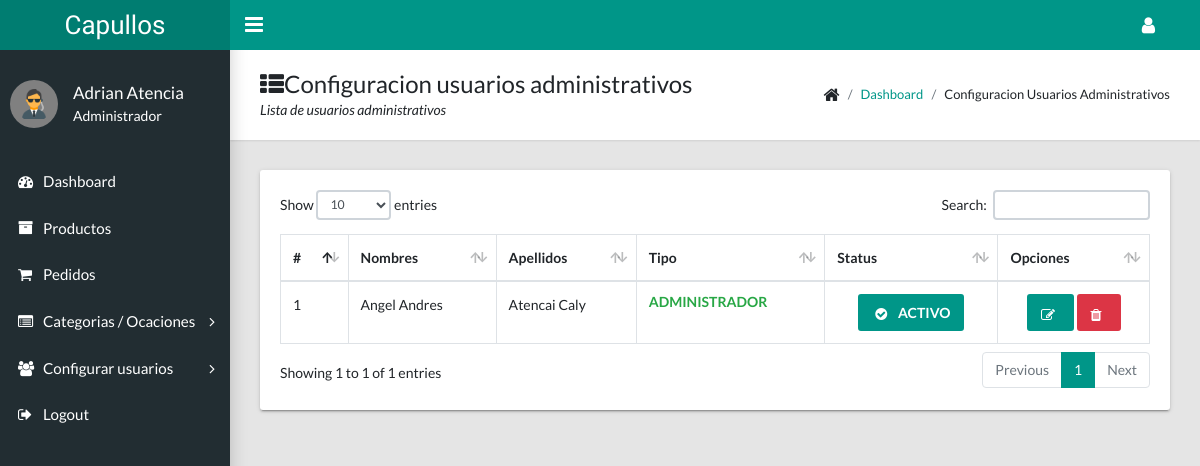
The app's page /admin/config_users.php with its own data.
### tables this page shows
CREATE TABLE `users` (
  `id_users` int(11) NOT NULL,
  `email` varchar(45) NOT NULL,
  `password` varchar(45) NOT NULL,
  `name` varchar(50) NOT NULL,
  `surname` varchar(55) NOT NULL,
  `address` varchar(45) DEFAULT NULL,
  `address2` varchar(45) DEFAULT NULL,
  `city` varchar(45) DEFAULT NULL,
  `departament` varchar(45) DEFAULT NULL,
  `country` varchar(45) DEFAULT NULL,
  `phone` varchar(45) DEFAULT NULL,
  `image_profile` varchar(45) NOT NULL,
  `type` enum('SUPER','ADMINISTRADOR','CLIENTE') NOT NULL,
  `status` enum('ACTIVE','INACTIVE') NOT NULL
);

### includes/sql.php (called while the page is built, shortened)
<?php
  require_once('load.php');
 function find_by_sql($sql)
{
  global $db;
  $result = $db->query($sql);
  $result_set = $db->while_loop($result);
  return $result_set;
}
function usersAdmin()
{
  $sql  = " SELECT * FROM users WHERE type = 'ADMINISTRADOR'";
  return find_by_sql($sql);
}

### includes/database.php (called while the page is built, shortened)
<?php
class MySqli_DB
{
  private $con;
  public $query_id;
  public function db_connect()
  {
    $this->con = mysqli_connect(DB_HOST, DB_USER, DB_PASS);
    if (!$this->con) {
      echo " ";
      die(" Database connection failed:" . mysqli_connect_error());
    } else {
      $select_db = $this->con->select_db(DB_NAME);
    }
  }
  public function query($sql)
  {
    if (trim($sql != "")) {
      $this->query_id = $this->con->query($sql);
    }
    return $this->query_id;
  }
  public function fetch_array($statement)
  {
    return mysqli_fetch_array($statement);
  }
  public function while_loop($loop)
  {
    $results = array();
    while ($result = $this->fetch_array($loop)) {
      $results[] = $result;
    }
    return $results;
  }
}
$db = new MySqli_DB();

### admin/config_users.php (the view, shortened to what this page needs)
<?php
require_once("layoutAdmin/header_admin.php");
$user = usersAdmin();
$i=1; ?>
<main class="app-content">
      <div class="app-title">
        <div>
          <h1><i class="fa fa-th-list"></i>Configuracion usuarios administrativos</h1>
          <p>Lista de usuarios administrativos</p>
        </div>
        <ul class="app-breadcrumb breadcrumb side">
          <li class="breadcrumb-item"><i class="fa fa-home fa-lg"></i></li>
          <li class="breadcrumb-item active"><a href="dashboard.php">Dashboard</a></li>
          <li class="breadcrumb-item">Configuracion usuarios administrativos</li>
        </ul>
      </div>
      <div class="row">
        <div class="col-md-12">
          <div class="tile">
            <div class="tile-body">
              <div class="table-responsive">
                <table class="table table-hover table-bordered" id="sampleTable">
                  <thead>
                    <tr>
                      <th>#</th>
                      <th>Nombres</th>
                      <th>Apellidos</th>
                      <th>Tipo</th>
                      <th>Status</th>
                      <th>Opciones</th>
                    </tr>
                  </thead>
                  <tbody>
                  <?php foreach ($user as  $usuario) : ?>
                    <tr>
                    <td > <?php echo $i++ ?></td>
                       <td > <?php echo $usuario['name']; ?></td>
                       <td > <?php echo $usuario['surname']; ?></td>
                       <td class="text-success" > <h6><?php echo $usuario['type']; ?></h6></td>
                       <td align="center" > <?php if($usuario['status'] == 'ACTIVE'){ ?>
                       <button  title="Activo" class="btn btn-primary btn-small S "  >
                       <i class="fa fa-fw fa-lg fa-check-circle"></i> ACTIVO </button>
                       <?php }else{ ?>
                       <button  title="Inactivo" class="btn btn-danger btn-small " >
                       <i class="fa fa-exclamation-triangle"></i>INACTIVO </button>
                       <?php } ?>
                       </td>
                       <td align="center" >
                       <button  title="Editar Status" class="btn btn-primary btn-small btnEditar "
                       data-id="<?php echo $usuario['id_users']; ?>"
                       data-nombres="<?php echo $usuario['name']; ?>"
                       data-apellidos="<?php echo $usuario['surname']; ?>"
                       data-tipo="<?php echo $usuario['type']; ?>"
                       data-status="<?php echo $usuario['status']; ?>"
                       data-toggle="modal" data-target="#modalEditar">
                       <i class="fa fa-pencil-square-o"></i> </button>
                       <button  title="Eliminar" class="btn btn-danger btn-small  btnEliminar"
                       data-id="<?php echo $usuario['id_users']; ?>"
                       data-nombres="<?php echo $usuario['name']; ?>"
                       data-apellidos="<?php echo $usuario['surname']; ?>"
                       data-tipo="<?php echo $usuario['type']; ?>"
                       data-status="<?php echo $usuario['status']; ?>"
                       data-toggle="modal" data-target="#modalEliminar"
                        >
                       <i class="fa fa-trash"></i> </button>
                       </td>
                    </tr>
                    <?php endforeach; ?>
              </tbody>
                </table>
              </div>
            </div>
          </div>
        </div>
      </div>
    </main>
<?php
require_once("layoutAdmin/footer_admin.php")
?>

### records on screen
users: name "Angel Andres", surname "Atencai Caly", type "ADMINISTRADOR", status "ACTIVE" (drawn)
